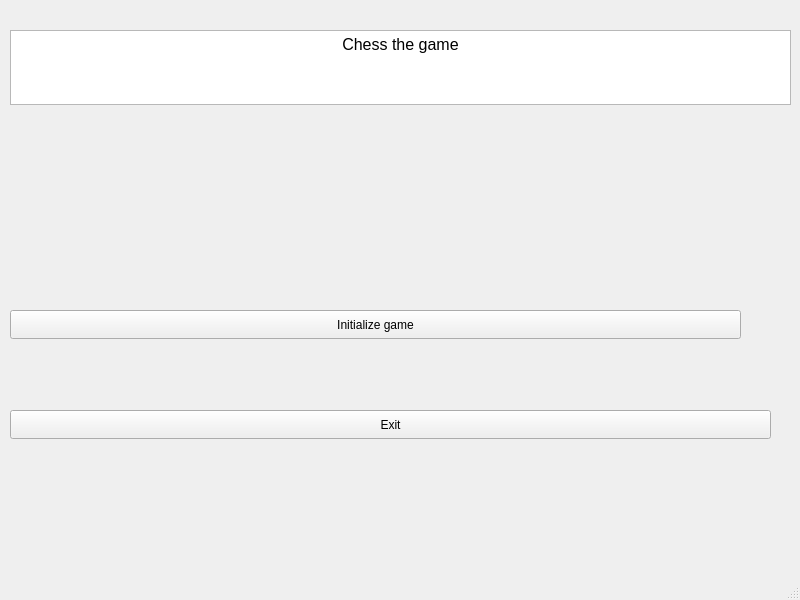
<?xml version="1.0" encoding="UTF-8"?>
<ui version="4.0">
 <class>MainWindow</class>
 <widget class="QMainWindow" name="MainWindow">
  <property name="geometry">
   <rect>
    <x>0</x>
    <y>0</y>
    <width>800</width>
    <height>600</height>
   </rect>
  </property>
  <property name="windowTitle">
   <string>MainWindow</string>
  </property>
  <widget class="QWidget" name="centralwidget">
   <widget class="QPushButton" name="Initializegame">
    <property name="geometry">
     <rect>
      <x>10</x>
      <y>310</y>
      <width>731</width>
      <height>29</height>
     </rect>
    </property>
    <property name="sizePolicy">
     <sizepolicy hsizetype="Expanding" vsizetype="Expanding">
      <horstretch>0</horstretch>
      <verstretch>0</verstretch>
     </sizepolicy>
    </property>
    <property name="text">
     <string>Initialize game</string>
    </property>
    <property name="checkable">
     <bool>false</bool>
    </property>
   </widget>
   <widget class="QPushButton" name="Exit">
    <property name="geometry">
     <rect>
      <x>10</x>
      <y>410</y>
      <width>761</width>
      <height>29</height>
     </rect>
    </property>
    <property name="sizePolicy">
     <sizepolicy hsizetype="Expanding" vsizetype="Expanding">
      <horstretch>0</horstretch>
      <verstretch>0</verstretch>
     </sizepolicy>
    </property>
    <property name="text">
     <string>Exit</string>
    </property>
   </widget>
   <widget class="QTextEdit" name="Title">
    <property name="geometry">
     <rect>
      <x>10</x>
      <y>30</y>
      <width>781</width>
      <height>75</height>
     </rect>
    </property>
    <property name="html">
     <string>&lt;!DOCTYPE HTML PUBLIC &quot;-//W3C//DTD HTML 4.0//EN&quot; &quot;http://www.w3.org/TR/REC-html40/strict.dtd&quot;&gt;
&lt;html&gt;&lt;head&gt;&lt;meta name=&quot;qrichtext&quot; content=&quot;1&quot; /&gt;&lt;meta charset=&quot;utf-8&quot; /&gt;&lt;style type=&quot;text/css&quot;&gt;
p, li { white-space: pre-wrap; }
hr { height: 1px; border-width: 0; }
li.unchecked::marker { content: &quot;\2610&quot;; }
li.checked::marker { content: &quot;\2612&quot;; }
&lt;/style&gt;&lt;/head&gt;&lt;body style=&quot; font-family:'Segoe UI'; font-size:9pt; font-weight:400; font-style:normal;&quot;&gt;
&lt;p align=&quot;center&quot; style=&quot; margin-top:0px; margin-bottom:0px; margin-left:0px; margin-right:0px; -qt-block-indent:0; text-indent:0px;&quot;&gt;&lt;span style=&quot; font-size:12pt;&quot;&gt;Chess the game&lt;/span&gt;&lt;/p&gt;&lt;/body&gt;&lt;/html&gt;</string>
    </property>
   </widget>
  </widget>
  <widget class="QMenuBar" name="menubar">
   <property name="geometry">
    <rect>
     <x>0</x>
     <y>0</y>
     <width>800</width>
     <height>26</height>
    </rect>
   </property>
  </widget>
  <widget class="QStatusBar" name="statusbar"/>
 </widget>
 <resources/>
 <connections>
  <connection>
   <sender>Exit</sender>
   <signal>clicked()</signal>
   <receiver>MainWindow</receiver>
   <slot>close()</slot>
   <hints>
    <hint type="sourcelabel">
     <x>395</x>
     <y>451</y>
    </hint>
    <hint type="destinationlabel">
     <x>393</x>
     <y>411</y>
    </hint>
   </hints>
  </connection>
 </connections>
</ui>
